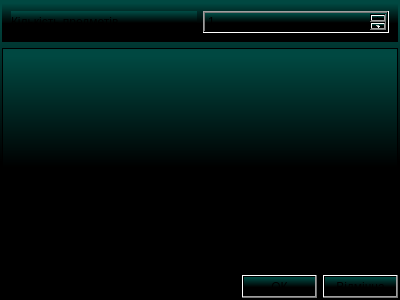
<?xml version="1.0" encoding="UTF-8"?>
<ui version="4.0">
 <class>SubjectInputForm</class>
 <widget class="QWidget" name="SubjectInputForm">
  <property name="geometry">
   <rect>
    <x>0</x>
    <y>0</y>
    <width>400</width>
    <height>300</height>
   </rect>
  </property>
  <property name="windowTitle">
   <string>Form</string>
  </property>
  <property name="styleSheet">
   <string notr="true">background-color: qlineargradient(spread:pad, x1:1, y1:1, x2:1, y2:0.034, stop:0.475962 rgba(0, 0, 0, 255), stop:1 rgba(0, 72, 65, 255));</string>
  </property>
  <layout class="QVBoxLayout" name="verticalLayout">
   <property name="leftMargin">
    <number>2</number>
   </property>
   <property name="topMargin">
    <number>2</number>
   </property>
   <property name="rightMargin">
    <number>2</number>
   </property>
   <property name="bottomMargin">
    <number>2</number>
   </property>
   <item>
    <widget class="QWidget" name="horizontalWidget_3" native="true">
     <property name="sizePolicy">
      <sizepolicy hsizetype="Preferred" vsizetype="Maximum">
       <horstretch>0</horstretch>
       <verstretch>0</verstretch>
      </sizepolicy>
     </property>
     <layout class="QHBoxLayout" name="horizontalLayout_3">
      <item>
       <widget class="QLabel" name="label">
        <property name="text">
         <string>Кількість предметів</string>
        </property>
       </widget>
      </item>
      <item>
       <widget class="QSpinBox" name="subjectCount">
        <property name="minimum">
         <number>1</number>
        </property>
       </widget>
      </item>
     </layout>
    </widget>
   </item>
   <item>
    <widget class="QScrollArea" name="scrollArea">
     <property name="widgetResizable">
      <bool>true</bool>
     </property>
     <widget class="QWidget" name="conteiner">
      <property name="geometry">
       <rect>
        <x>0</x>
        <y>0</y>
        <width>394</width>
        <height>204</height>
       </rect>
      </property>
      <layout class="QVBoxLayout" name="verticalLayout_2"/>
     </widget>
    </widget>
   </item>
   <item>
    <layout class="QHBoxLayout" name="horizontalLayout">
     <item>
      <spacer name="horizontalSpacer">
       <property name="orientation">
        <enum>Qt::Horizontal</enum>
       </property>
       <property name="sizeHint" stdset="0">
        <size>
         <width>40</width>
         <height>20</height>
        </size>
       </property>
      </spacer>
     </item>
     <item>
      <widget class="QPushButton" name="btn_ok">
       <property name="text">
        <string>ОК</string>
       </property>
      </widget>
     </item>
     <item>
      <widget class="QPushButton" name="btn_cancel">
       <property name="text">
        <string>Відмінна</string>
       </property>
      </widget>
     </item>
    </layout>
   </item>
  </layout>
 </widget>
 <resources/>
 <connections/>
</ui>
